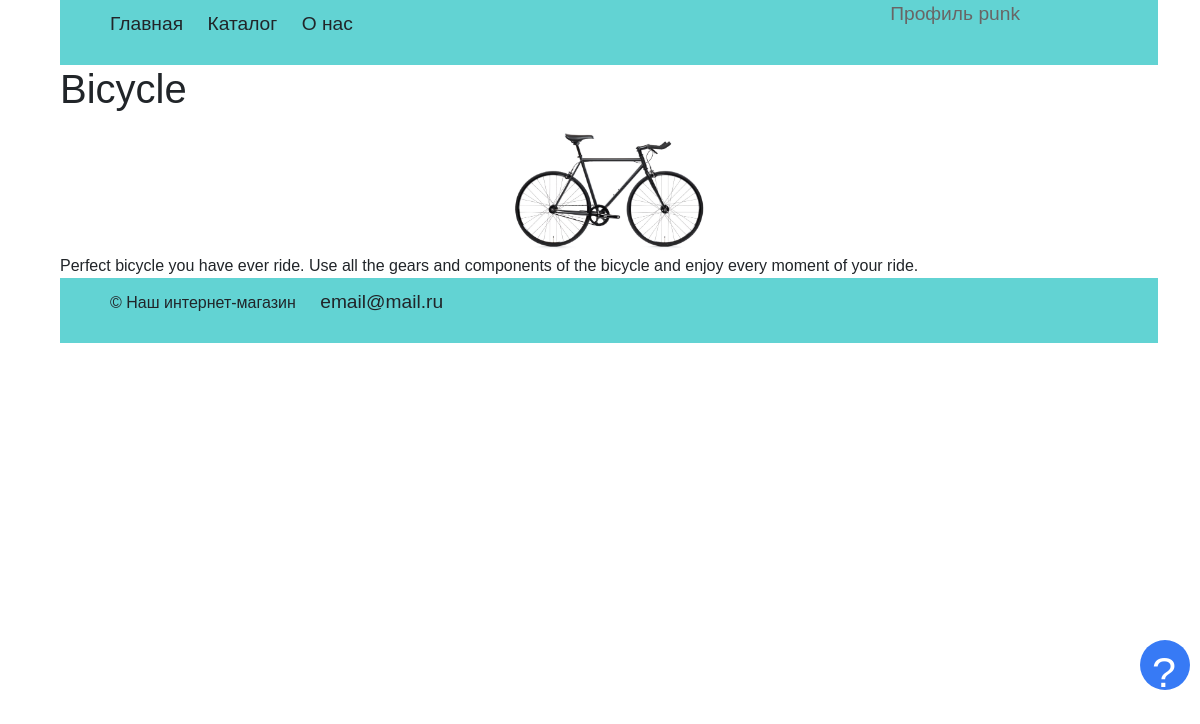
Screenshot of /item/Bicycle (signed in) with the database file from the repository.
### 2022_02_08 - flask-full/models.py (models this page shows)
class Items(db.Model):
    id = db.Column(db.Integer, primary_key=True)
    name = db.Column(db.String(80), unique=True, nullable=False)
    descr = db.Column(db.String(256))
    price = db.Column(db.Integer, nullable=False)
    image = db.Column(db.String(256))

### 2022_02_08 - flask-full/handlers.py (the view)
@app.route('/item/<item>')
def show_item_profile(item):
    item = escape(item)
    return render_template('item.html', item=Items.query.filter_by(name=item).one())

### 2022_02_08 - flask-full/templates/item.html
{% extends "base.html" %}
{% block content %}
        <div class="data">
            <h1>{{item.name}}</h1>
            <a href="#"><img class="item-img" src="{{ url_for('static', filename='/img/'+item.image) }}"></a>
            <div>
                {{item.descr}}
            </div>
        </div>
{% endblock %}

### 2022_02_08 - flask-full/static/style/style.css (style rules this page uses)
body { font-family: Arial, Helvetica, sans-serif; margin: 0 auto; width: 100%; height: 100%; }
.item-img { width: 200px; display: block; margin: 0 auto; }

### rows the page displays
Items: name "Bicycle", image (picture), descr "Perfect bicycle you have ever ride. Use all the gears and components of the bicycle and enjoy every moment of your ride."

### other values shown
{{ session['name'] }} "punk"
